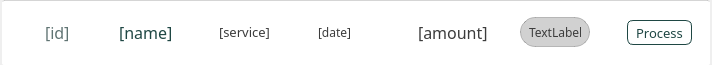
<?xml version="1.0" encoding="UTF-8"?>
<ui version="4.0">
 <class>item_invoice</class>
 <widget class="QWidget" name="item_invoice">
  <property name="geometry">
   <rect>
    <x>0</x>
    <y>0</y>
    <width>712</width>
    <height>65</height>
   </rect>
  </property>
  <property name="font">
   <font>
    <family>Slate</family>
    <pointsize>11</pointsize>
   </font>
  </property>
  <property name="windowTitle">
   <string>Form</string>
  </property>
  <property name="styleSheet">
   <string notr="true"/>
  </property>
  <layout class="QVBoxLayout" name="verticalLayout">
   <property name="leftMargin">
    <number>2</number>
   </property>
   <property name="topMargin">
    <number>0</number>
   </property>
   <property name="rightMargin">
    <number>2</number>
   </property>
   <property name="bottomMargin">
    <number>0</number>
   </property>
   <item>
    <widget class="QWidget" name="main_container" native="true">
     <property name="minimumSize">
      <size>
       <width>0</width>
       <height>65</height>
      </size>
     </property>
     <property name="maximumSize">
      <size>
       <width>16777215</width>
       <height>16777215</height>
      </size>
     </property>
     <property name="cursor">
      <cursorShape>PointingHandCursor</cursorShape>
     </property>
     <property name="styleSheet">
      <string notr="true">#main_container {
	border-top: 1px solid rgba(150, 150, 150, 90);
	border-radius: 2px;
	background: white;

}

#main_container:hover {
	background: rgba(230, 230, 230, 150);
}

 </string>
     </property>
     <layout class="QHBoxLayout" name="horizontalLayout">
      <property name="topMargin">
       <number>2</number>
      </property>
      <property name="bottomMargin">
       <number>2</number>
      </property>
      <item>
       <widget class="QWidget" name="cont1" native="true">
        <layout class="QVBoxLayout" name="verticalLayout_2">
         <item alignment="Qt::AlignmentFlag::AlignHCenter|Qt::AlignmentFlag::AlignVCenter">
          <widget class="QLabel" name="id_label">
           <property name="font">
            <font>
             <family>Slate</family>
             <pointsize>12</pointsize>
            </font>
           </property>
           <property name="styleSheet">
            <string notr="true">color: #607473;
</string>
           </property>
           <property name="text">
            <string>[id]</string>
           </property>
          </widget>
         </item>
        </layout>
       </widget>
      </item>
      <item>
       <widget class="QWidget" name="cont2" native="true">
        <layout class="QVBoxLayout" name="verticalLayout_3">
         <item alignment="Qt::AlignmentFlag::AlignLeft">
          <widget class="QLabel" name="name_label">
           <property name="font">
            <font>
             <family>Slate Medium</family>
             <pointsize>12</pointsize>
            </font>
           </property>
           <property name="styleSheet">
            <string notr="true">color: #1F4744;</string>
           </property>
           <property name="text">
            <string>[name]</string>
           </property>
          </widget>
         </item>
        </layout>
       </widget>
      </item>
      <item>
       <widget class="QWidget" name="cont3" native="true">
        <layout class="QVBoxLayout" name="verticalLayout_4">
         <item alignment="Qt::AlignmentFlag::AlignVCenter">
          <widget class="QLabel" name="service_label">
           <property name="font">
            <font>
             <family>Slate</family>
             <pointsize>10</pointsize>
            </font>
           </property>
           <property name="styleSheet">
            <string notr="true">color: rgb(60, 60, 60);</string>
           </property>
           <property name="text">
            <string>[service]</string>
           </property>
          </widget>
         </item>
        </layout>
       </widget>
      </item>
      <item>
       <widget class="QWidget" name="cont4" native="true">
        <layout class="QVBoxLayout" name="verticalLayout_5">
         <item alignment="Qt::AlignmentFlag::AlignVCenter">
          <widget class="QLabel" name="date_label">
           <property name="font">
            <font>
             <family>Slate</family>
            </font>
           </property>
           <property name="styleSheet">
            <string notr="true">color: rgb(60, 60, 60);</string>
           </property>
           <property name="text">
            <string>[date]</string>
           </property>
          </widget>
         </item>
        </layout>
       </widget>
      </item>
      <item>
       <widget class="QWidget" name="cont5" native="true">
        <layout class="QVBoxLayout" name="verticalLayout_6">
         <item alignment="Qt::AlignmentFlag::AlignVCenter">
          <widget class="QLabel" name="amount_label">
           <property name="font">
            <font>
             <family>Slate Medium</family>
             <pointsize>12</pointsize>
            </font>
           </property>
           <property name="styleSheet">
            <string notr="true">color: rgb(60, 60, 60);</string>
           </property>
           <property name="text">
            <string>[amount]</string>
           </property>
          </widget>
         </item>
        </layout>
       </widget>
      </item>
      <item alignment="Qt::AlignmentFlag::AlignHCenter|Qt::AlignmentFlag::AlignVCenter">
       <widget class="QWidget" name="cont6" native="true">
        <property name="minimumSize">
         <size>
          <width>65</width>
          <height>30</height>
         </size>
        </property>
        <property name="maximumSize">
         <size>
          <width>70</width>
          <height>30</height>
         </size>
        </property>
        <property name="styleSheet">
         <string notr="true">#cont6 {
	background: rgba(60, 60, 60, 60);
	border: 1px solid rgba(90, 90, 90, 90);
 	border-radius: 15px;
}</string>
        </property>
        <layout class="QVBoxLayout" name="verticalLayout_7">
         <item alignment="Qt::AlignmentFlag::AlignHCenter">
          <widget class="QLabel" name="status_label">
           <property name="font">
            <font>
             <family>Slate</family>
             <bold>false</bold>
            </font>
           </property>
           <property name="styleSheet">
            <string notr="true">color: rgb(60, 60, 60);</string>
           </property>
           <property name="text">
            <string>TextLabel</string>
           </property>
          </widget>
         </item>
        </layout>
       </widget>
      </item>
      <item>
       <widget class="QWidget" name="cont7" native="true">
        <layout class="QVBoxLayout" name="verticalLayout_8">
         <item alignment="Qt::AlignmentFlag::AlignRight">
          <widget class="QPushButton" name="action_button">
           <property name="minimumSize">
            <size>
             <width>65</width>
             <height>25</height>
            </size>
           </property>
           <property name="font">
            <font>
             <family>Slate</family>
             <pointsize>10</pointsize>
            </font>
           </property>
           <property name="cursor">
            <cursorShape>PointingHandCursor</cursorShape>
           </property>
           <property name="styleSheet">
            <string notr="true">#action_button {
	background: white;
	border-radius: 6px;
	border: 1px solid #1F4744;
	color: #1F4744;

}

#action_button:hover {
	background: #DBF0EE;	
}

#action_button:pressed {
	background: #B8E0DD;
}</string>
           </property>
           <property name="text">
            <string>Process</string>
           </property>
          </widget>
         </item>
        </layout>
       </widget>
      </item>
     </layout>
    </widget>
   </item>
  </layout>
 </widget>
 <resources/>
 <connections/>
</ui>
